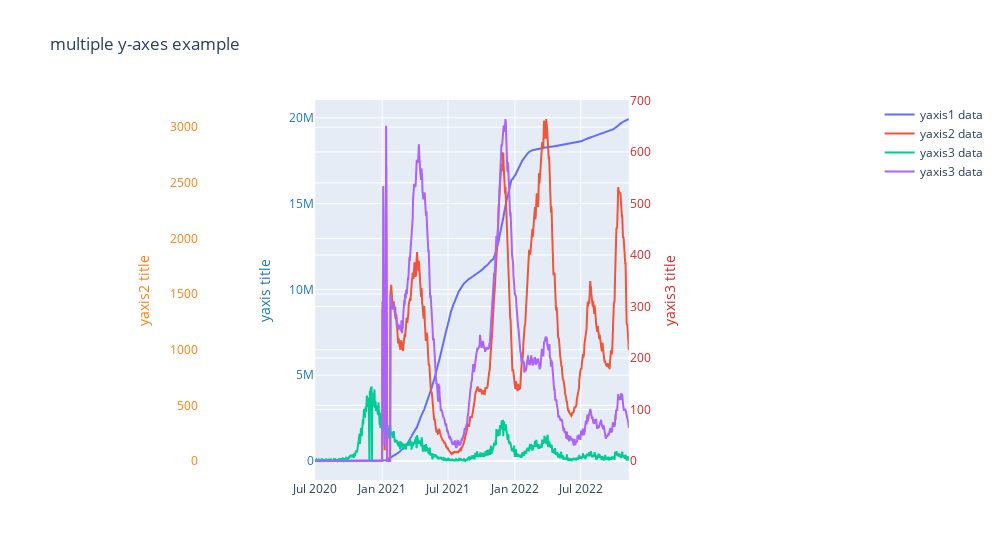

The code cell stored with this chart in its notebook:
### Code cell
#import plotly.graph_objects as go

fig = go.Figure()

fig.add_trace(go.Scatter(
    x=final_edited.index,
    y=final_edited['doses_administered_cumulative'],
    name="yaxis1 data"
))


fig.add_trace(go.Scatter(
    x=final_edited.index,
    y=final_edited['occupied_normal_beds'],
    name="yaxis2 data",
    yaxis="y2"
))

fig.add_trace(go.Scatter(
    x=final_edited.index,
    y=final_edited['daily_death_count'],
    name="yaxis3 data",
    yaxis="y3"
))

fig.add_trace(go.Scatter(
    x=final_edited.index,
    y=final_edited['occupied_intensive_care_beds'],
    name="yaxis3 data",
    yaxis="y3"
))


# Create axis objects
fig.update_layout(
    xaxis=dict(
        domain=[0.3, 0.7]
    ),
    yaxis=dict(
        title="yaxis title",
        titlefont=dict(
            color="#1f77b4"
        ),
        tickfont=dict(
            color="#1f77b4"
        )
    ),
    yaxis2=dict(
        title="yaxis2 title",
        titlefont=dict(
            color="#ff7f0e"
        ),
        tickfont=dict(
            color="#ff7f0e"
        ),
        anchor="free",
        overlaying="y",
        side="left",
        position=0.15
    ),
    yaxis3=dict(
        title="yaxis3 title",
        titlefont=dict(
            color="#d62728"
        ),
        tickfont=dict(
            color="#d62728"
        ),
        anchor="x",
        overlaying="y",
        side="right"
    ),
)

# Update layout properties
fig.update_layout(
    title_text="multiple y-axes example",
    width=1000,
)

fig.show()

### Figure 1 — Plotly figure (JSON) as saved in the notebook; plotly's stock layout.template omitted (floating-point values rounded to 4 significant figures; data arrays with more than 128 entries replaced by an {"elided": "..."} marker saying what was removed)
{"data": [{"name": "yaxis1 data", "type": "scatter", "x": {"elided": "863 str values"}, "y": {"elided": "863 int values"}}, {"name": "yaxis2 data", "type": "scatter", "x": {"elided": "863 str values"}, "y": {"elided": "863 int values"}, "yaxis": "y2"}, {"name": "yaxis3 data", "type": "scatter", "x": {"elided": "863 str values"}, "y": {"elided": "863 int values"}, "yaxis": "y3"}, {"name": "yaxis3 data", "type": "scatter", "x": {"elided": "863 str values"}, "y": {"elided": "863 int values"}, "yaxis": "y3"}], "layout": {"title": {"text": "multiple y-axes example"}, "width": 1000, "xaxis": {"domain": [0.3, 0.7]}, "yaxis": {"tickfont": {"color": "#1f77b4"}, "title": {"font": {"color": "#1f77b4"}, "text": "yaxis title"}}, "yaxis2": {"anchor": "free", "overlaying": "y", "position": 0.15, "side": "left", "tickfont": {"color": "#ff7f0e"}, "title": {"font": {"color": "#ff7f0e"}, "text": "yaxis2 title"}}, "yaxis3": {"anchor": "x", "overlaying": "y", "side": "right", "tickfont": {"color": "#d62728"}, "title": {"font": {"color": "#d62728"}, "text": "yaxis3 title"}}}}
